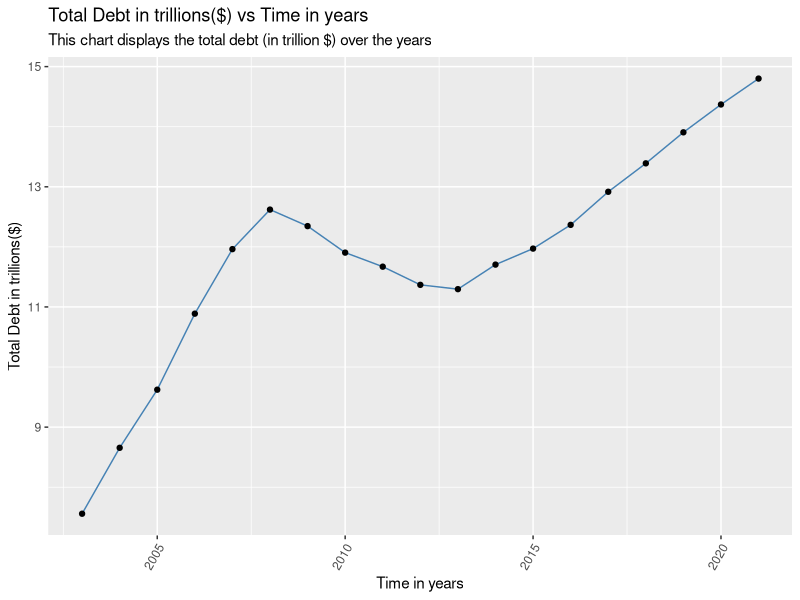
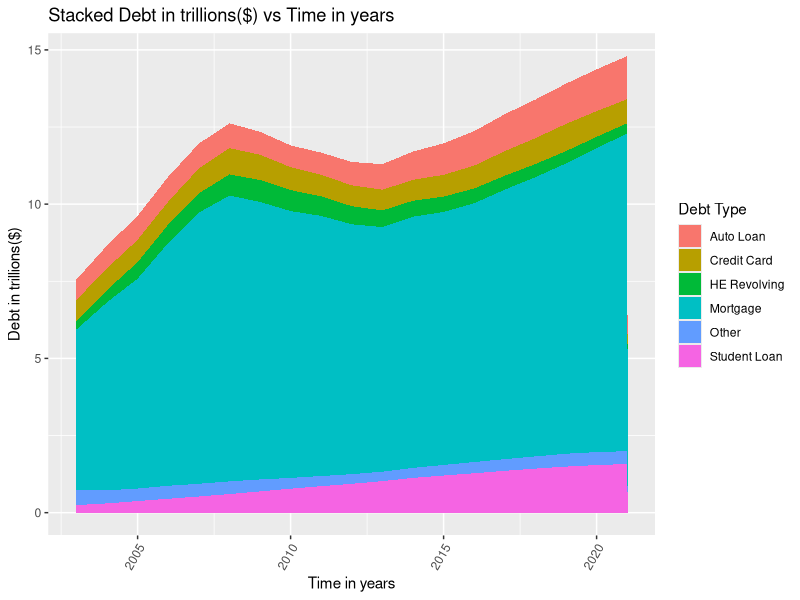
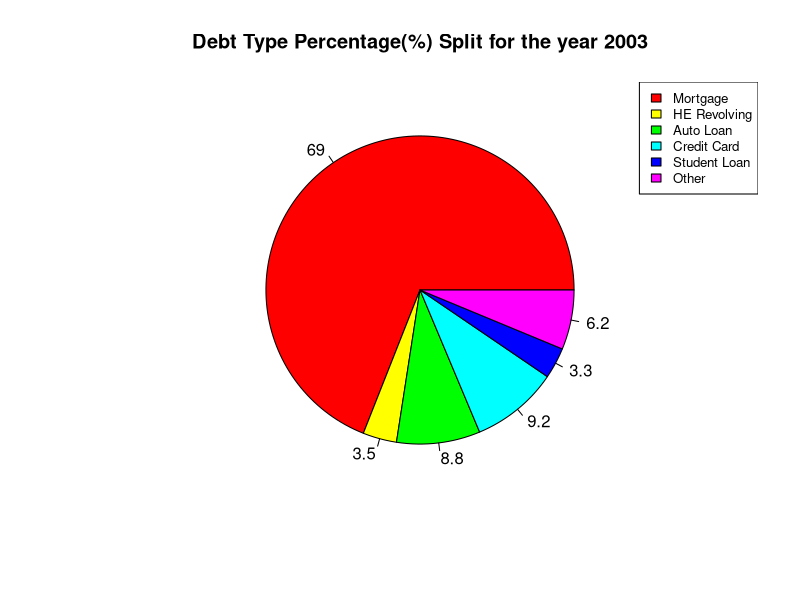

Generate these figures, in order, with R:
## ---- chunk 1
#| label: setup
#| warning: false
#| message: false

library(tidyverse)
library(ggplot2)
library(RColorBrewer)
library(readxl)
knitr::opts_chunk$set(echo = TRUE, warning=FALSE, message=FALSE)
## ---- chunk 2
dataset <- read_excel("_data/debt_in_trillions.xlsx")
dataset
## ---- chunk 3
dataset <- dataset %>% separate(`Year and Quarter`, into = c('Year', 'Quarter'), sep = ":") %>% mutate(Year = as.numeric(paste0('20', Year)))

dataset
## ---- chunk 4
dataset_grouped <- dataset %>% group_by(Year) %>% summarise_all(mean)

ggplot(dataset_grouped, aes(x=Year, y=Total)) +
  geom_line( color="steelblue") +
  geom_point() +
  labs(x="Time in years",y="Total Debt in trillions($)",title = "Total Debt in trillions($) vs Time in years", subtitle = "This chart displays the total debt (in trillion $) over the years") +
  theme(axis.text.x=element_text(angle=60, hjust=1))
## ---- chunk 5
dataset_Ungrouped <- ungroup(dataset_grouped)

dataset_pivoted <- pivot_longer(dataset_Ungrouped, `Mortgage`:`Other`, names_to = "Debt Type", values_to = "Value")

ggplot(dataset_pivoted, aes(x=Year, y=Value, fill=`Debt Type`)) + 
    geom_area() + labs(x="Time in years",y="Debt in trillions($)",title = "Stacked Debt in trillions($) vs Time in years") + theme(axis.text.x=element_text(angle=60, hjust=1))
## ---- chunk 6
data_2003 <- dataset_pivoted %>% slice(1:6)  %>% select(`Debt Type`:Value)

x <-  data_2003$Value
labels <- data_2003$`Debt Type` 

piepercent<- round(100*x/sum(x), 1)

pie(x, labels = piepercent, main = "Debt Type Percentage(%) Split for the year 2003",col = rainbow(length(x)))
legend("topright", labels, cex = 0.8,
   fill = rainbow(length(x)))
